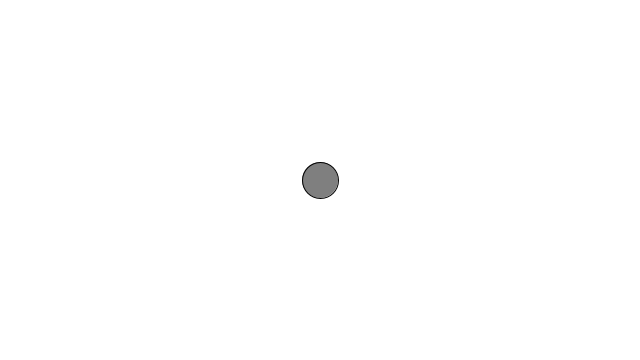
Frame 1 (no input)
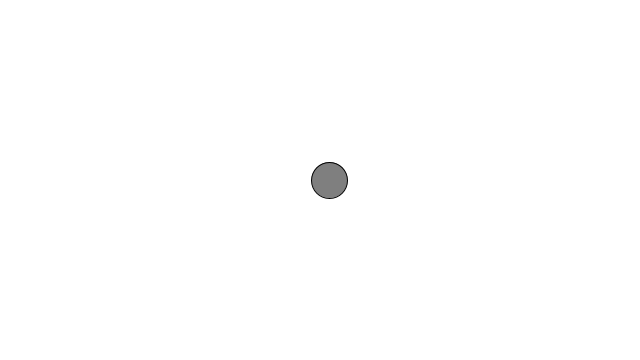
Frame 60 (the mouse pressed at the canvas centre just before this capture)
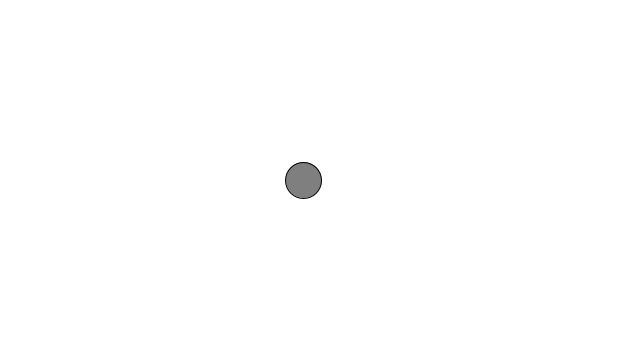
Frame 120 (the mouse held since frame 60 and released just before this capture)

The Processing sketch that drew these frames (run headless with seeded random() and noise(); from frame 60 on, the mouse is pressed at the canvas centre):

// Processing sketch: simple_harmonic_motion
// ── simple_harmonic_motion.pde
// (frameCnt / period) * 2pi

float amplitude = 50;
float angle = 0.0;

void setup() {
  size(640, 360);
}

void draw() {
  background(255);
  translate(width/2,height/2);
  
  float x = amplitude * sin(angle);
  fill(127);
  stroke(0);
  line(0,0,x,0);
  ellipse(x,0,36,36);
  
  angle += 0.05;
}
